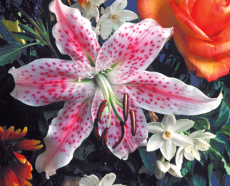
#> input picture c1cmap/IMGS/lily.tif, 230 x 186 px, found by its file name
$ jupyter execute --allow-errors course-notes.ipynb
#> lines starting #> are read from the running program, lines starting #| are printed output that depends on the picture
# My course notes

# Python warmup

np.shape

[cell 1]
import numpy as np

a = np.asarray([],dtype=int) # makes an empty array
for n in range(32,75,2):    # Loop "control" statement
    a = np.append(a, n)  # Inside of loop

a2 = np.asarray(a, dtype=int)
print(type(a2), np.shape(a2))

vectors and matrices in python are different from matlab version

[cell 2]
x  =  [[1],[7],[2],[3]]
print("before = ", np.shape(x))
x = np.transpose(x)
print("after = ", np.shape(x))

dictionaries can be elements of a list, they work with keys

[cell 3]
myList = [
    {
        'apples':12,
        'pears':14
    },
    {
        'almonds':52,
        'cashews':641
    },
    {
        'lettuce':6,
        'tomatoes':84
    }
]
print(myList[1].keys()) # basically the ls in terminal
myList[1]['almonds']

# 1) Images and Colourmaps

[cell 4]
# useful import libraries

import matplotlib.cm as cm
import matplotlib.colors as colors
from PIL import Image

/var/folders/3z/cw3gkq2n01q9crzm7tl8zl7w0000gn/T/ipykernel_82250/3350345247.py:3: MatplotlibDeprecationWarning: The get_cmap function was deprecated in Matplotlib 3.7 and will be removed two minor releases later. Use ``matplotlib.colormaps[name]`` or ``matplotlib.colormaps.get_cmap(obj)`` instead.

[cell 5]
cmap = cm.get_cmap('rainbow') # try red instead - doesn't exist so will give you all options
cmap

[cell 6]
from PIL import Image
import numpy as np
import matplotlib.pyplot as plt

[cell 7]
imageObj = Image.open('/Users/linatlemcani/documents/year3/proj/imgprocessing/c1cmap/IMGS/lily.tif')
#> imageObj is the input picture: PIL image 230x186 RGB; mean R, G, B 137.5, 101.8, 107.7
cmapdata = imageObj.getpalette()
imdata = imageObj.getdata()

[cell 8]
imageObj

[cell 9]
print('Dimensions of image (WxH):', imageObj.width, 'x', imageObj.height, 'pixels')
#| Dimensions of image (WxH): 230 x 186 pixels

#### To show single channels, try:

[cell 10]
W = imageObj.width
#> W = 230
H = imageObj.height
#> H = 186
imdata = np.zeros((H,W,3), dtype=np.uint8)
imdata[:,:,0] = np.reshape(imageObj.getdata(band=0), (H,W))
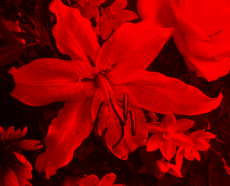
#> imdata: shape (186, 230, 3); mean R, G, B 137.5, 0, 0
imdata[:,:,1] = np.reshape(imageObj.getdata(band=1), (H,W))
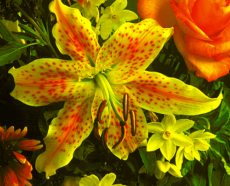
#> imdata: shape (186, 230, 3); mean R, G, B 137.5, 101.8, 0
imdata[:,:,2] = np.reshape(imageObj.getdata(band=2), (H,W))

[cell 11]
ROnly = np.zeros((H,W,3), dtype=np.uint8)
ROnly[:,:,0] = imdata[:,:,0]

## how to define these 2 below?
GOnly = np.zeros((H,W,3), dtype=np.uint8)
GOnly[:,:,1] = imdata[:,:,1]
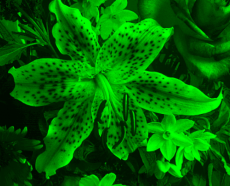
#> GOnly: shape (186, 230, 3); mean R, G, B 0, 101.8, 0

BOnly = np.zeros((H,W,3), dtype=np.uint8)
BOnly[:,:,2] = imdata[:,:,2]
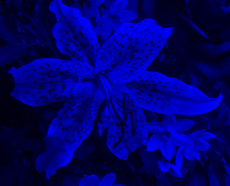
#> BOnly: shape (186, 230, 3); mean R, G, B 0, 0, 107.7

[cell 12]
plt.imshow(GOnly)
plt.axis('Off')

[cell 13]
# Displaying an image in grayscale:

[cell 14]
from PIL import Image
from skimage import color as skco
import numpy as np
import matplotlib.pyplot as plt
from matplotlib import colors

[cell 15]
p_image = Image.open('IMGS/croppedpeasondesk.jpg')
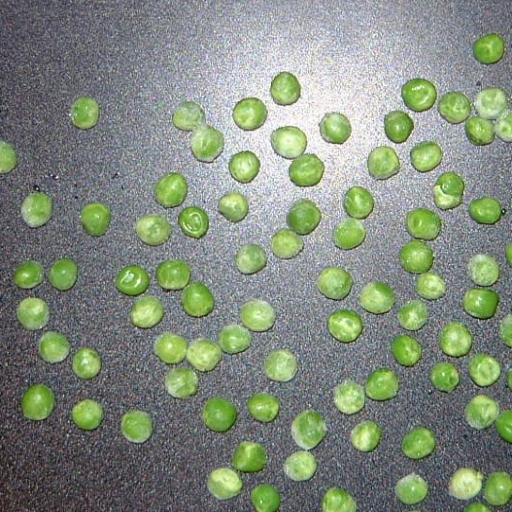
#> input picture c2PeasOnDesk/IMGS/croppedpeasondesk.jpg, 512 x 512 px, found by its file name
#> p_image is the input picture: PIL image 512x512 RGB; mean R, G, B 130.1, 140.2, 125.4
plt.imshow(p_image)
plt.axis('off')
plt.title('Fig. 1. Peas On Desk')


na = np.array(p_image)
gr_im = skco.rgb2gray(na)
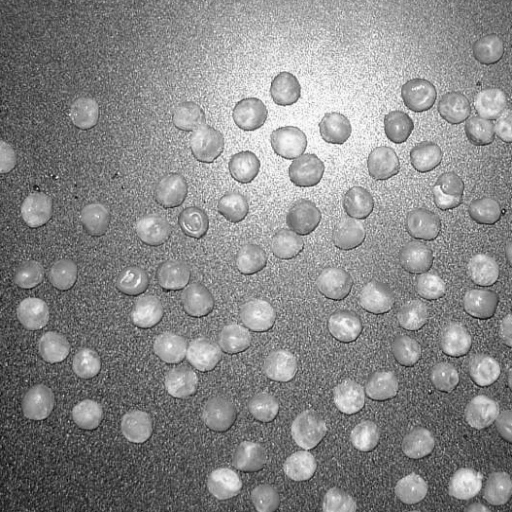
#> gr_im: shape (512, 512) float64; min 0.0219, max 0.999, mean 0.537

grey_map=plt.get_cmap('gray')
plt.imshow(gr_im, cmap=grey_map, interpolation=None)

From video 2)A. Using fftshift allows us to see the dot where the amplitude of XG is maximal (without fftshift, this white pixel is located in the top left corner)

#> (a cell that did not finish here is left out)

[cell 17]
# how to show an image in gray scale:

#1 - make a numpy array containing the image data
p_image = Image.open('IMGS/croppedpeasondesk.jpg') #open the image
myarray = np.array(p_image) # make the array

# with the array, use the rgb2gray function to create scaled image data
gr_array = skco.rgb2gray(myarray)

#3 - make gray colour map using matplotlib get_cmap() function
gray_map = plt.get_cmap('gray')

#4 - show the image using that gray colourmap
plt.imshow(gr_array, cmap=gray_map, interpolation = None)

[cell 18]
# to make a histogram of pixel intensities (for thresholding)
h, bin_edges = np.histogram(gr_im, bins=100)
#> h = 100 values, max 5090 at index 43, min 1 at index 0, mean 2621.4; bin_edges = 101 values from 0.0219 to 0.999

# by default, plt.bar is dumb: all bars have a width 0f 0.8! Phht....
barwidth = bin_edges[1]-bin_edges[0] # Should be the same for all bins.
#> barwidth = 0.00977

plt.bar(bin_edges[:-1], h, width=barwidth, align='edge') # ...set bar width properly.
plt.title('Fig. 3. Histogram of intensities')
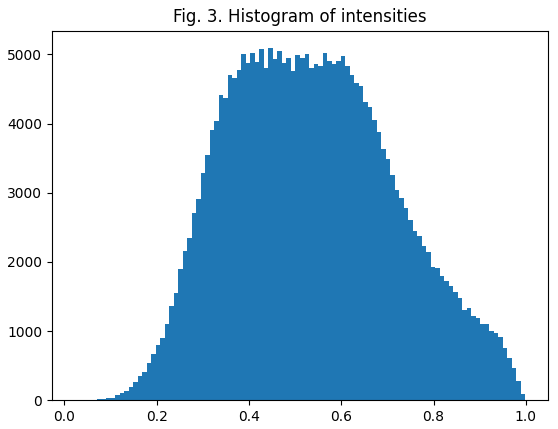
#> figure drawn by matplotlib, 1 panel; tallest bar 5090 high, from x = 0.442 to 0.452
